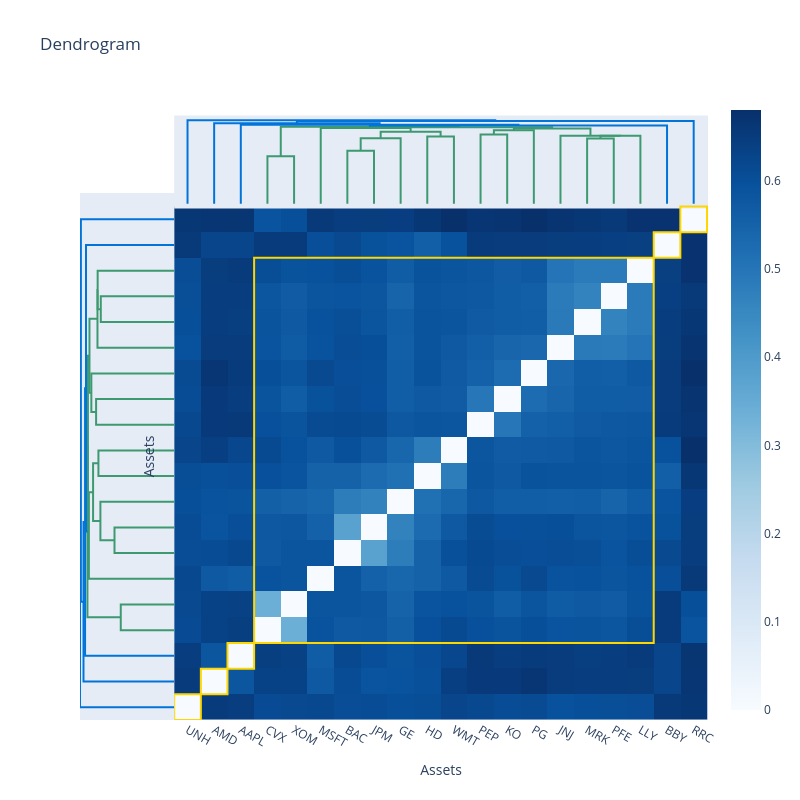

Write notebook code for a chart like this one.
### Code cell
model2 = NestedClustersOptimization(
    inner_estimator=inner_estimator,
    outer_estimator=outer_estimator,
    clustering_estimator=HierarchicalClustering(
        linkage_method=LinkageMethod.SINGLE,
    ),
    n_jobs=-1,
    portfolio_params=dict(name="NCO-2"),
)
model2.fit(X_train)
model2.clustering_estimator_.plot_dendrogram(heatmap=True)

### Figure 1 — Plotly figure (JSON) as saved in the notebook; plotly's stock layout.template omitted (floating-point values rounded to 4 significant figures; data arrays with more than 128 entries replaced by an {"elided": "..."} marker saying what was removed)
{"data": [{"hoverinfo": "text", "marker": {"color": "rgb(61,153,112)"}, "mode": "lines", "type": "scatter", "x": [35, 35, 45, 45], "xaxis": "x", "y": [0, 0.3378, 0.3378, 0], "yaxis": "y2"}, {"hoverinfo": "text", "marker": {"color": "rgb(61,153,112)"}, "mode": "lines", "type": "scatter", "x": [65, 65, 75, 75], "xaxis": "x", "y": [0, 0.3774, 0.3774, 0], "yaxis": "y2"}, {"hoverinfo": "text", "marker": {"color": "rgb(61,153,112)"}, "mode": "lines", "type": "scatter", "x": [70, 70, 85, 85], "xaxis": "x", "y": [0.3774, 0.4665, 0.4665, 0], "yaxis": "y2"}, {"hoverinfo": "text", "marker": {"color": "rgb(61,153,112)"}, "mode": "lines", "type": "scatter", "x": [95, 95, 105, 105], "xaxis": "x", "y": [0, 0.4789, 0.4789, 0], "yaxis": "y2"}, {"hoverinfo": "text", "marker": {"color": "rgb(61,153,112)"}, "mode": "lines", "type": "scatter", "x": [77.5, 77.5, 100, 100], "xaxis": "x", "y": [0.4665, 0.5127, 0.5127, 0.4789], "yaxis": "y2"}, {"hoverinfo": "text", "marker": {"color": "rgb(61,153,112)"}, "mode": "lines", "type": "scatter", "x": [55, 55, 88.75, 88.75], "xaxis": "x", "y": [0, 0.5394, 0.5394, 0.5127], "yaxis": "y2"}, {"hoverinfo": "text", "marker": {"color": "rgb(61,153,112)"}, "mode": "lines", "type": "scatter", "x": [115, 115, 125, 125], "xaxis": "x", "y": [0, 0.4937, 0.4937, 0], "yaxis": "y2"}, {"hoverinfo": "text", "marker": {"color": "rgb(61,153,112)"}, "mode": "lines", "type": "scatter", "x": [120, 120, 135, 135], "xaxis": "x", "y": [0.4937, 0.5237, 0.5237, 0], "yaxis": "y2"}, {"hoverinfo": "text", "marker": {"color": "rgb(61,153,112)"}, "mode": "lines", "type": "scatter", "x": [155, 155, 165, 165], "xaxis": "x", "y": [0, 0.4642, 0.4642, 0], "yaxis": "y2"}, {"hoverinfo": "text", "marker": {"color": "rgb(61,153,112)"}, "mode": "lines", "type": "scatter", "x": [160, 160, 175, 175], "xaxis": "x", "y": [0.4642, 0.4839, 0.4839, 0], "yaxis": "y2"}, {"hoverinfo": "text", "marker": {"color": "rgb(61,153,112)"}, "mode": "lines", "type": "scatter", "x": [145, 145, 167.5, 167.5], "xaxis": "x", "y": [0, 0.4849, 0.4849, 0.4839], "yaxis": "y2"}, {"hoverinfo": "text", "marker": {"color": "rgb(61,153,112)"}, "mode": "lines", "type": "scatter", "x": [127.5, 127.5, 156.2, 156.2], "xaxis": "x", "y": [0.5237, 0.5355, 0.5355, 0.4849], "yaxis": "y2"}, {"hoverinfo": "text", "marker": {"color": "rgb(61,153,112)"}, "mode": "lines", "type": "scatter", "x": [71.88, 71.88, 141.9, 141.9], "xaxis": "x", "y": [0.5394, 0.5454, 0.5454, 0.5355], "yaxis": "y2"}, {"hoverinfo": "text", "marker": {"color": "rgb(61,153,112)"}, "mode": "lines", "type": "scatter", "x": [40, 40, 106.9, 106.9], "xaxis": "x", "y": [0.3378, 0.5484, 0.5484, 0.5454], "yaxis": "y2"}, {"hoverinfo": "text", "marker": {"color": "rgb(0,116,217)"}, "mode": "lines", "type": "scatter", "x": [73.44, 73.44, 185, 185], "xaxis": "x", "y": [0.5484, 0.5576, 0.5576, 0], "yaxis": "y2"}, {"hoverinfo": "text", "marker": {"color": "rgb(0,116,217)"}, "mode": "lines", "type": "scatter", "x": [25, 25, 129.2, 129.2], "xaxis": "x", "y": [0, 0.5634, 0.5634, 0.5576], "yaxis": "y2"}, {"hoverinfo": "text", "marker": {"color": "rgb(0,116,217)"}, "mode": "lines", "type": "scatter", "x": [15, 15, 77.11, 77.11], "xaxis": "x", "y": [0, 0.5733, 0.5733, 0.5634], "yaxis": "y2"}, {"hoverinfo": "text", "marker": {"color": "rgb(0,116,217)"}, "mode": "lines", "type": "scatter", "x": [46.05, 46.05, 195, 195], "xaxis": "x", "y": [0.5733, 0.5899, 0.5899, 0], "yaxis": "y2"}, {"hoverinfo": "text", "marker": {"color": "rgb(0,116,217)"}, "mode": "lines", "type": "scatter", "x": [5, 5, 120.5, 120.5], "xaxis": "x", "y": [0, 0.5954, 0.5954, 0.5899], "yaxis": "y2"}, {"hoverinfo": "text", "marker": {"color": "rgb(61,153,112)"}, "mode": "lines", "type": "scatter", "x": [0, -0.3378, -0.3378, 0], "xaxis": "x2", "y": [35, 35, 45, 45], "yaxis": "y"}, {"hoverinfo": "text", "marker": {"color": "rgb(61,153,112)"}, "mode": "lines", "type": "scatter", "x": [0, -0.3774, -0.3774, 0], "xaxis": "x2", "y": [65, 65, 75, 75], "yaxis": "y"}, {"hoverinfo": "text", "marker": {"color": "rgb(61,153,112)"}, "mode": "lines", "type": "scatter", "x": [-0.3774, -0.4665, -0.4665, 0], "xaxis": "x2", "y": [70, 70, 85, 85], "yaxis": "y"}, {"hoverinfo": "text", "marker": {"color": "rgb(61,153,112)"}, "mode": "lines", "type": "scatter", "x": [0, -0.4789, -0.4789, 0], "xaxis": "x2", "y": [95, 95, 105, 105], "yaxis": "y"}, {"hoverinfo": "text", "marker": {"color": "rgb(61,153,112)"}, "mode": "lines", "type": "scatter", "x": [-0.4665, -0.5127, -0.5127, -0.4789], "xaxis": "x2", "y": [77.5, 77.5, 100, 100], "yaxis": "y"}, {"hoverinfo": "text", "marker": {"color": "rgb(61,153,112)"}, "mode": "lines", "type": "scatter", "x": [0, -0.5394, -0.5394, -0.5127], "xaxis": "x2", "y": [55, 55, 88.75, 88.75], "yaxis": "y"}, {"hoverinfo": "text", "marker": {"color": "rgb(61,153,112)"}, "mode": "lines", "type": "scatter", "x": [0, -0.4937, -0.4937, 0], "xaxis": "x2", "y": [115, 115, 125, 125], "yaxis": "y"}, {"hoverinfo": "text", "marker": {"color": "rgb(61,153,112)"}, "mode": "lines", "type": "scatter", "x": [-0.4937, -0.5237, -0.5237, 0], "xaxis": "x2", "y": [120, 120, 135, 135], "yaxis": "y"}, {"hoverinfo": "text", "marker": {"color": "rgb(61,153,112)"}, "mode": "lines", "type": "scatter", "x": [0, -0.4642, -0.4642, 0], "xaxis": "x2", "y": [155, 155, 165, 165], "yaxis": "y"}, {"hoverinfo": "text", "marker": {"color": "rgb(61,153,112)"}, "mode": "lines", "type": "scatter", "x": [-0.4642, -0.4839, -0.4839, 0], "xaxis": "x2", "y": [160, 160, 175, 175], "yaxis": "y"}, {"hoverinfo": "text", "marker": {"color": "rgb(61,153,112)"}, "mode": "lines", "type": "scatter", "x": [0, -0.4849, -0.4849, -0.4839], "xaxis": "x2", "y": [145, 145, 167.5, 167.5], "yaxis": "y"}, {"hoverinfo": "text", "marker": {"color": "rgb(61,153,112)"}, "mode": "lines", "type": "scatter", "x": [-0.5237, -0.5355, -0.5355, -0.4849], "xaxis": "x2", "y": [127.5, 127.5, 156.2, 156.2], "yaxis": "y"}, {"hoverinfo": "text", "marker": {"color": "rgb(61,153,112)"}, "mode": "lines", "type": "scatter", "x": [-0.5394, -0.5454, -0.5454, -0.5355], "xaxis": "x2", "y": [71.88, 71.88, 141.9, 141.9], "yaxis": "y"}, {"hoverinfo": "text", "marker": {"color": "rgb(61,153,112)"}, "mode": "lines", "type": "scatter", "x": [-0.3378, -0.5484, -0.5484, -0.5454], "xaxis": "x2", "y": [40, 40, 106.9, 106.9], "yaxis": "y"}, {"hoverinfo": "text", "marker": {"color": "rgb(0,116,217)"}, "mode": "lines", "type": "scatter", "x": [-0.5484, -0.5576, -0.5576, 0], "xaxis": "x2", "y": [73.44, 73.44, 185, 185], "yaxis": "y"}, {"hoverinfo": "text", "marker": {"color": "rgb(0,116,217)"}, "mode": "lines", "type": "scatter", "x": [0, -0.5634, -0.5634, -0.5576], "xaxis": "x2", "y": [25, 25, 129.2, 129.2], "yaxis": "y"}, {"hoverinfo": "text", "marker": {"color": "rgb(0,116,217)"}, "mode": "lines", "type": "scatter", "x": [0, -0.5733, -0.5733, -0.5634], "xaxis": "x2", "y": [15, 15, 77.11, 77.11], "yaxis": "y"}, {"hoverinfo": "text", "marker": {"color": "rgb(0,116,217)"}, "mode": "lines", "type": "scatter", "x": [-0.5733, -0.5899, -0.5899, 0], "xaxis": "x2", "y": [46.05, 46.05, 195, 195], "yaxis": "y"}, {"hoverinfo": "text", "marker": {"color": "rgb(0,116,217)"}, "mode": "lines", "type": "scatter", "x": [0, -0.5954, -0.5954, -0.5899], "xaxis": "x2", "y": [5, 5, 120.5, 120.5], "yaxis": "y"}, {"colorscale": [[0, "rgb(247,251,255)"], [0.125, "rgb(222,235,247)"], [0.25, "rgb(198,219,239)"], [0.375, "rgb(158,202,225)"], [0.5, "rgb(107,174,214)"], [0.625, "rgb(66,146,198)"], [0.75, "rgb(33,113,181)"], [0.875, "rgb(8,81,156)"], [1, "rgb(8,48,107)"]], "name": "", "type": "heatmap", "x": [5, 15, 25, 35, 45, 55, 65, 75, 85, 95, 105, 115, 125, 135, 145, 155, 165, 175, 185, 195], "y": [5, 15, 25, 35, 45, 55, 65, 75, 85, 95, 105, 115, 125, 135, 145, 155, 165, 175, 185, 195], "z": {"elided": "20x20 float values"}}], "layout": {"autosize": false, "height": 800, "hovermode": "closest", "shapes": [{"line": {"color": "gold", "width": 2}, "type": "rect", "x0": 30, "x1": 180, "y0": 30, "y1": 180}, {"line": {"color": "gold", "width": 2}, "type": "rect", "x0": 180, "x1": 190, "y0": 180, "y1": 190}, {"line": {"color": "gold", "width": 2}, "type": "rect", "x0": 20, "x1": 30, "y0": 20, "y1": 30}, {"line": {"color": "gold", "width": 2}, "type": "rect", "x0": 10, "x1": 20, "y0": 10, "y1": 20}, {"line": {"color": "gold", "width": 2}, "type": "rect", "x0": 190, "x1": 200, "y0": 190, "y1": 200}, {"line": {"color": "gold", "width": 2}, "type": "rect", "x0": 0, "x1": 10, "y0": 0, "y1": 10}], "showlegend": false, "title": {"text": "Dendrogram"}, "width": 800, "xaxis": {"domain": [0.15, 1], "mirror": false, "rangemode": "tozero", "showgrid": false, "showline": false, "showticklabels": true, "tickmode": "array", "ticks": "", "ticktext": ["UNH", "AMD", "AAPL", "CVX", "XOM", "MSFT", "BAC", "JPM", "GE", "HD", "WMT", "PEP", "KO", "PG", "JNJ", "MRK", "PFE", "LLY", "BBY", "RRC"], "tickvals": [5, 15, 25, 35, 45, 55, 65, 75, 85, 95, 105, 115, 125, 135, 145, 155, 165, 175, 185, 195], "title": {"text": "Assets"}, "type": "linear", "zeroline": false}, "xaxis2": {"domain": [0, 0.15], "mirror": false, "showgrid": false, "showline": false, "showticklabels": false, "ticks": "", "zeroline": false}, "yaxis": {"domain": [0, 0.85], "mirror": false, "rangemode": "tozero", "showgrid": false, "showline": false, "showticklabels": false, "ticks": "", "ticktext": ["UNH", "AMD", "AAPL", "CVX", "XOM", "MSFT", "BAC", "JPM", "GE", "HD", "WMT", "PEP", "KO", "PG", "JNJ", "MRK", "PFE", "LLY", "BBY", "RRC"], "tickvals": [5, 15, 25, 35, 45, 55, 65, 75, 85, 95, 105, 115, 125, 135, 145, 155, 165, 175, 185, 195], "title": {"text": "Assets"}, "type": "linear", "zeroline": false}, "yaxis2": {"domain": [0.825, 0.975], "mirror": false, "showgrid": false, "showline": false, "showticklabels": false, "ticks": "", "zeroline": false}}}
